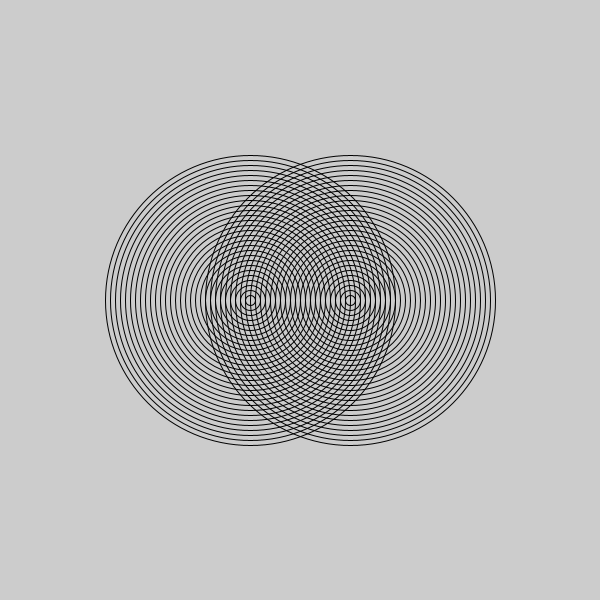
Frame 1 (no input)
Frame 60 (the mouse pressed at the canvas centre just before this capture): identical to frame 1, image omitted
Frame 120 (the mouse held since frame 60 and released just before this capture): identical to frame 1, image omitted

The Processing sketch that drew this single still picture (run headless with seeded random() and noise(); from frame 60 on, the mouse is pressed at the canvas centre):

// Processing sketch: amazing_rings
// ── amazing_rings.pde
 void setup(){
        size(600,600);
noFill();
 int x=10;
  while(150-x/2>0&&450+x/2<600){
ellipse(250,300,x,x);
ellipse(350,300,x,x);
x+=10;
    }
 }
    void draw(){
      
     


    }
                            
